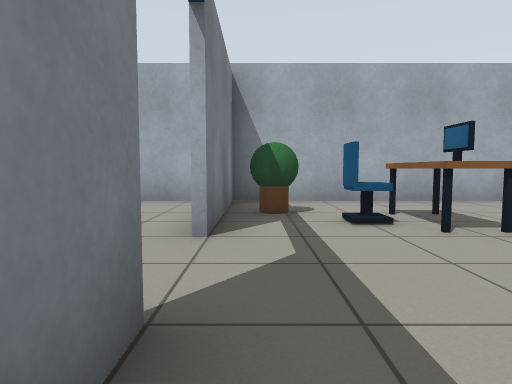
View 1 (above)

24 first-person views from a walk through a robot-simulator world made for Gazebo. The camera is 0.72 m above the floor, tilts 4° down and sees 75° across. The floor is counted in squares, 1 m on a side. Each view is taken from the middle of a square. On the plan, view 1 faces up. The plan holds only what a view shows up to about 10 squares ahead; the rest is blank.

View 2
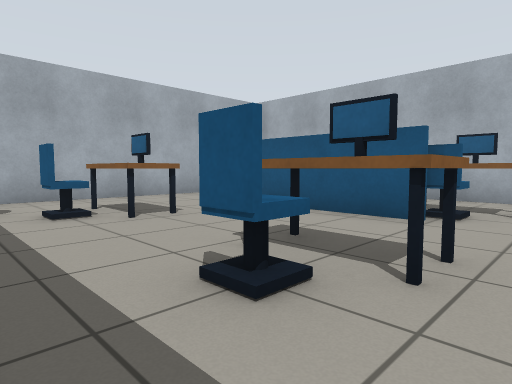

View 3
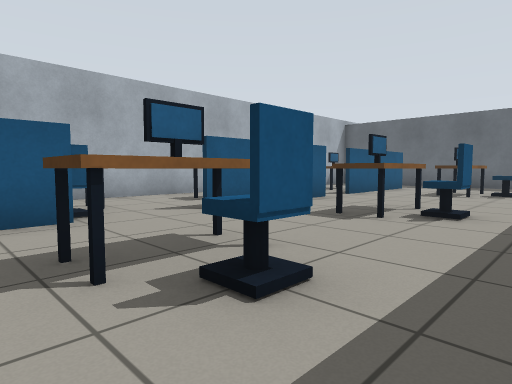

View 4
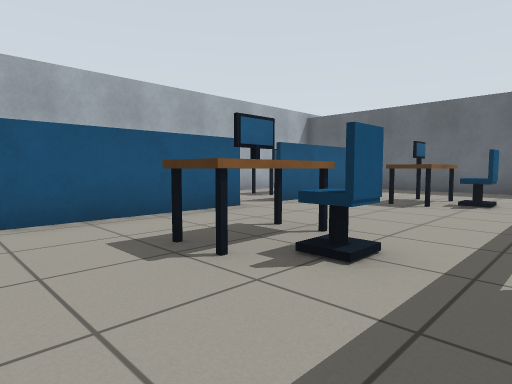

View 5
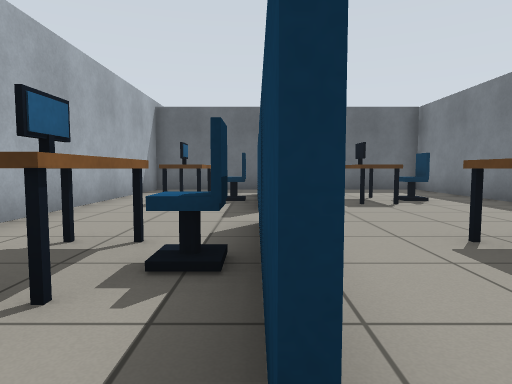

View 6
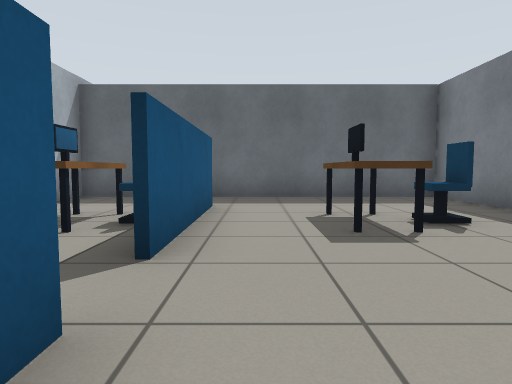

View 7
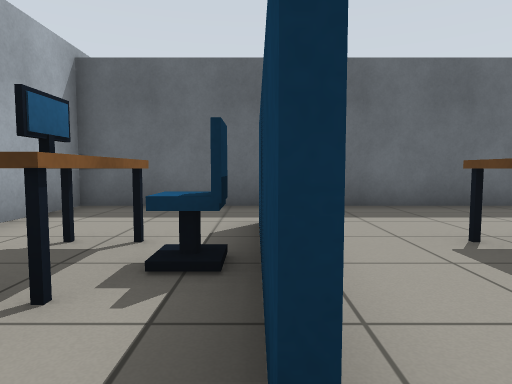

View 8
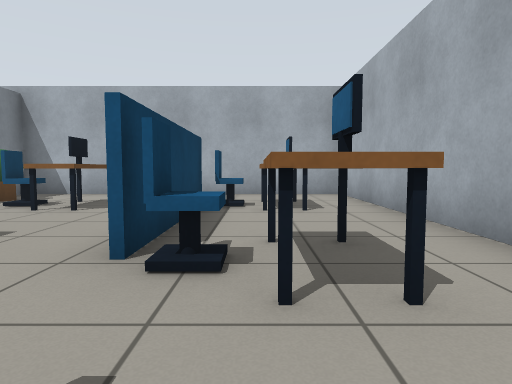

View 9
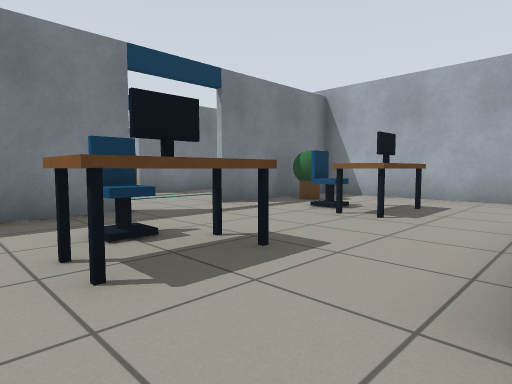

View 10
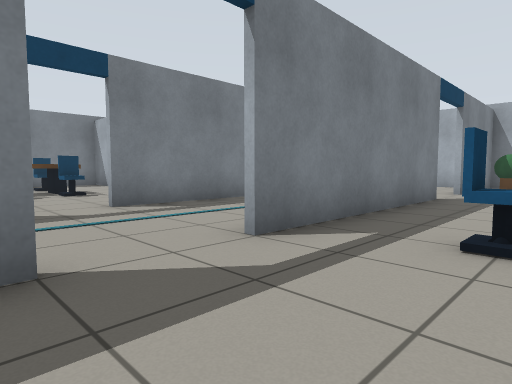

View 11
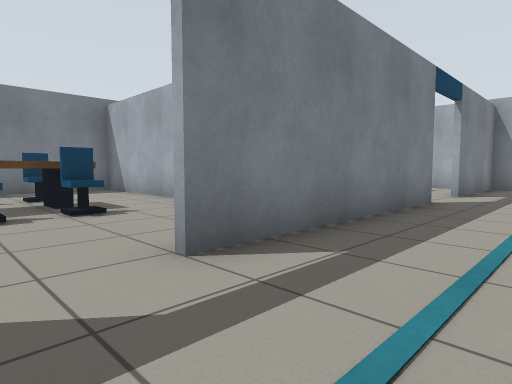

View 12
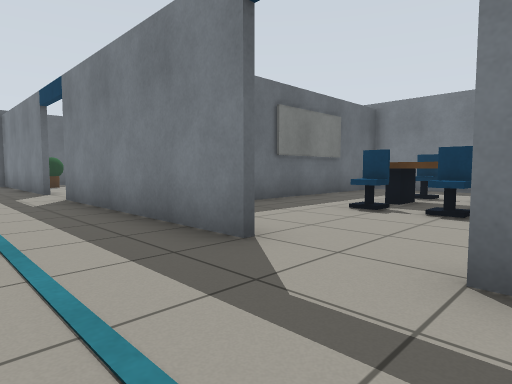

View 13
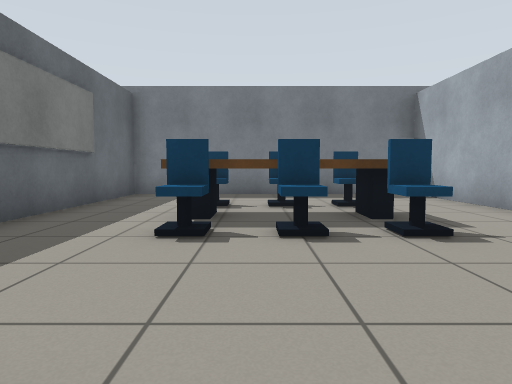

View 14
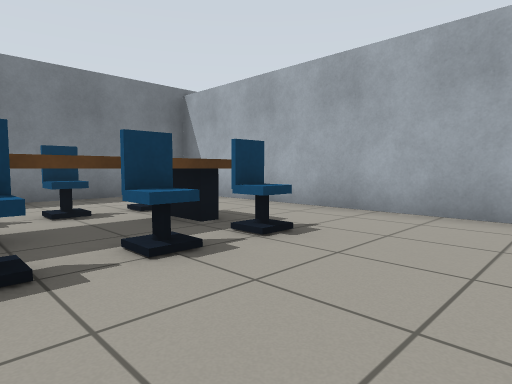

View 15
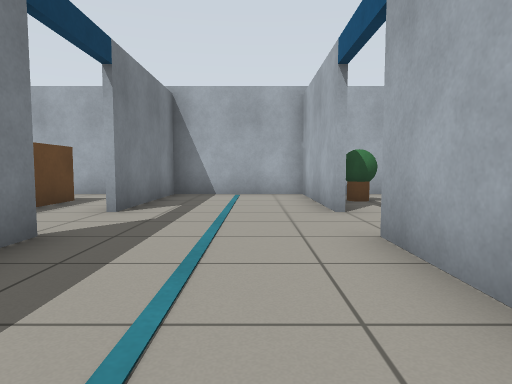

View 16
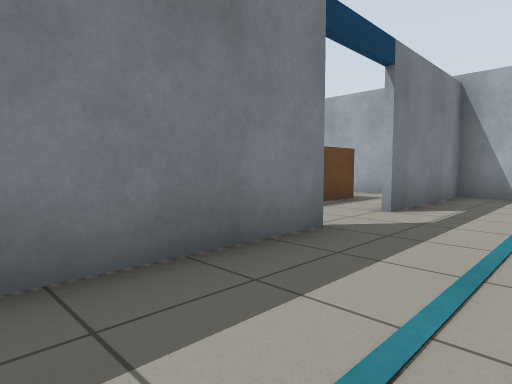

View 17
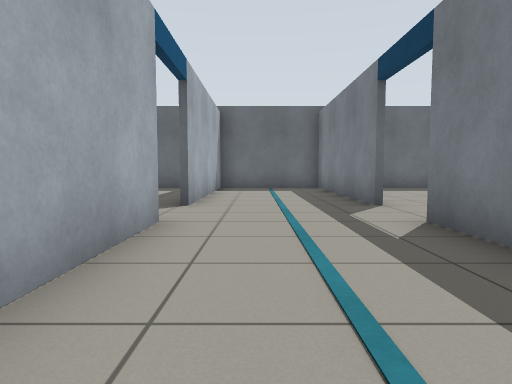

View 18
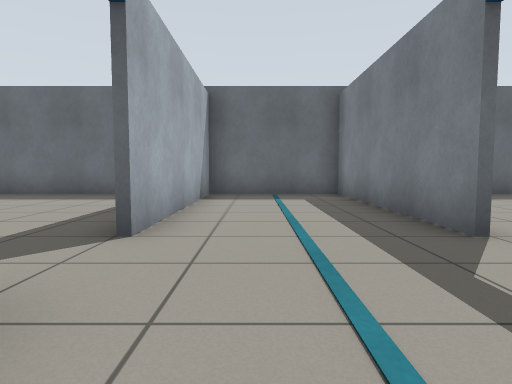

View 19
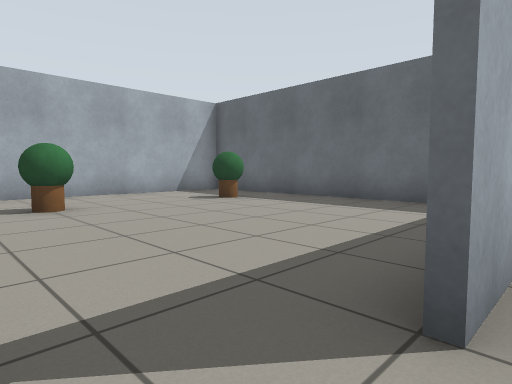

View 20
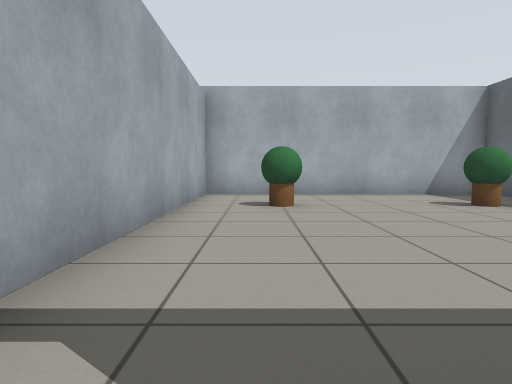

View 21
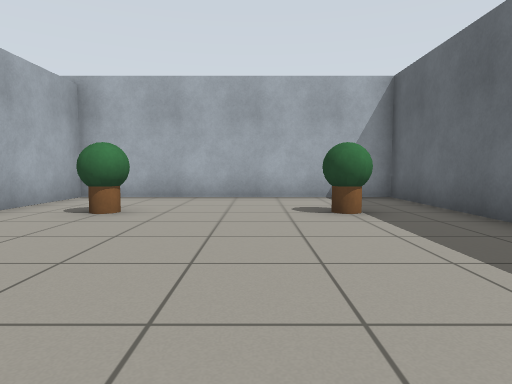

View 22
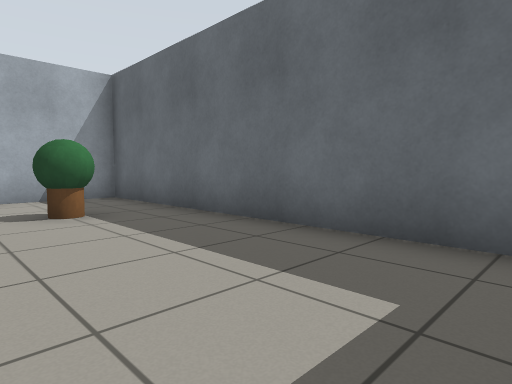

View 23
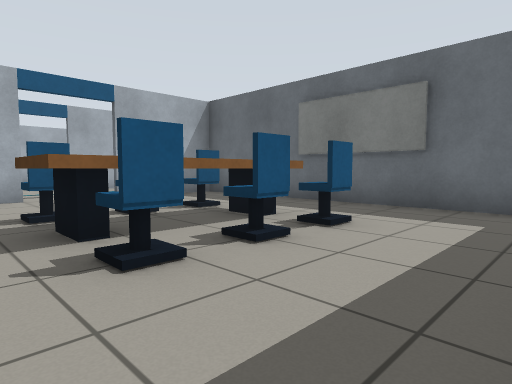

View 24
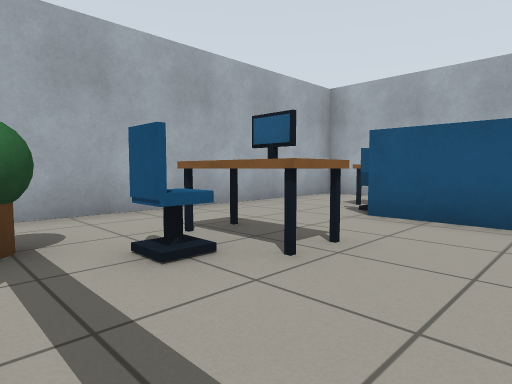

### Floor plan
Ten units are one square. View 1 is at (0, 0); x grows to the right and y downward. Boxes are objects, and circles mark ways between rooms. Rooms are numbered by the first view taken in them; rooms with no view inside come last. Other rooms are left out.
<svg viewBox="-139 -80 229 289">
<path fill="none" stroke="#000" d="M48 25 48 15M50 15 50 24M48 -14 48 -35M48 55 48 44M50 65 50 74M48 75 48 65M50 -35 50 -14M-5 -16 -5 45M-5 64 -5 124 85 124M48 105 48 94M-5 -75 -5 -35M84 120 84 -74 -11 -74M-43 64 -43 125M-7 4 -7 -15M-7 125 -7 96M-43 -16 -43 45M-43 144 -43 204 -7 204 -7 145M-7 -35 -7 -75M-11 -74 -43 -74 -43 -35M-45 46 -45 40M-56 16 -134 16 -134 94 -51 94M85 126 8 126M4 204 84 204 84 120"/>
<rect x="-5" y="-65" width="10" height="20" fill="#bbb"><title>green ball</title></rect>
<rect x="5" y="75" width="10" height="10" fill="#bbb"><title>blue box</title></rect>
<rect x="5" y="25" width="10" height="10" fill="#bbb"><title>blue box</title></rect>
<rect x="5" y="-15" width="10" height="10" fill="#bbb"><title>blue box</title></rect>
<rect x="5" y="-55" width="10" height="10" fill="#bbb"><title>blue box</title></rect>
<rect x="15" y="75" width="10" height="20" fill="#bbb"><title>blue box</title></rect>
<rect x="15" y="25" width="10" height="20" fill="#bbb"><title>blue box</title></rect>
<rect x="15" y="-15" width="10" height="20" fill="#bbb"><title>blue box</title></rect>
<rect x="15" y="-55" width="10" height="20" fill="#bbb"><title>blue box</title></rect>
<rect x="25" y="85" width="10" height="10" fill="#bbb"><title>blue box</title></rect>
<rect x="25" y="75" width="10" height="10" fill="#bbb"><title>brown box</title></rect>
<rect x="25" y="35" width="10" height="10" fill="#bbb"><title>blue box</title></rect>
<rect x="25" y="25" width="10" height="10" fill="#bbb"><title>brown box</title></rect>
<rect x="25" y="-5" width="10" height="10" fill="#bbb"><title>blue box</title></rect>
<rect x="25" y="-15" width="10" height="10" fill="#bbb"><title>brown box</title></rect>
<rect x="25" y="-45" width="10" height="10" fill="#bbb"><title>blue box</title></rect>
<rect x="25" y="-55" width="10" height="10" fill="#bbb"><title>brown box</title></rect>
<rect x="45" y="75" width="10" height="20" fill="#bbb"><title>blue box</title></rect>
<rect x="45" y="25" width="10" height="20" fill="#bbb"><title>blue box</title></rect>
<rect x="45" y="-15" width="10" height="10" fill="#bbb"><title>blue box</title></rect>
<rect x="45" y="-45" width="10" height="10" fill="#bbb"><title>blue box</title></rect>
<rect x="55" y="75" width="10" height="20" fill="#bbb"><title>blue box</title></rect>
<rect x="55" y="25" width="10" height="20" fill="#bbb"><title>blue box</title></rect>
<rect x="55" y="-15" width="10" height="20" fill="#bbb"><title>blue box</title></rect>
<rect x="55" y="-55" width="10" height="20" fill="#bbb"><title>other object</title></rect>
<rect x="65" y="85" width="10" height="10" fill="#bbb"><title>blue box</title></rect>
<rect x="65" y="75" width="10" height="10" fill="#bbb"><title>brown box</title></rect>
<rect x="65" y="35" width="10" height="10" fill="#bbb"><title>blue box</title></rect>
<rect x="65" y="25" width="10" height="10" fill="#bbb"><title>brown box</title></rect>
<rect x="65" y="-5" width="10" height="10" fill="#bbb"><title>blue box</title></rect>
<rect x="65" y="-15" width="10" height="10" fill="#bbb"><title>brown box</title></rect>
<rect x="65" y="-45" width="10" height="10" fill="#bbb"><title>other object</title></rect>
<rect x="65" y="-55" width="10" height="10" fill="#bbb"><title>other object</title></rect>
<rect x="-115" y="65" width="10" height="10" fill="#bbb"><title>blue box</title></rect>
<rect x="-115" y="45" width="10" height="10" fill="#bbb"><title>blue box</title></rect>
<rect x="-115" y="35" width="10" height="10" fill="#bbb"><title>blue box</title></rect>
<rect x="-105" y="65" width="10" height="10" fill="#bbb"><title>blue box</title></rect>
<rect x="-105" y="45" width="10" height="20" fill="#bbb"><title>blue box</title></rect>
<rect x="-105" y="35" width="10" height="10" fill="#bbb"><title>blue box</title></rect>
<rect x="-95" y="35" width="10" height="40" fill="#bbb"><title>brown box</title></rect>
<rect x="-85" y="65" width="10" height="10" fill="#bbb"><title>blue box</title></rect>
<rect x="-85" y="45" width="10" height="10" fill="#bbb"><title>blue box</title></rect>
<rect x="-85" y="35" width="10" height="10" fill="#bbb"><title>blue box</title></rect>
<rect x="45" y="175" width="20" height="20" fill="#bbb"><title>green ball</title></rect>
<rect x="45" y="135" width="20" height="20" fill="#bbb"><title>green ball</title></rect>
<circle cx="-10" cy="-25" r="3" fill="#2a7"/>
<circle cx="-10" cy="55" r="3" fill="#2a7"/>
<circle cx="-40" cy="55" r="3" fill="#2a7"/>
<circle cx="-10" cy="135" r="3" fill="#2a7"/>
<text x="40" y="20">1</text>
<text x="-30" y="60">2</text>
<text x="-90" y="50">3</text>
<text x="40" y="160">4</text>
</svg>
Room 1 opens to room 2. Room 2 opens to room 3. Room 2 opens to room 4.

Where each view was taken, in squares from view 1:
view 1: 0 up, 0 right, facing up
view 2: 1 down, 0 right, facing up-right
view 3: 2 up, 0 right, facing down-right
view 4: 1 down, 0 right, facing down-right
view 5: 1 down, 5 right, facing down
view 6: 4 down, 4 right, facing down
view 7: 6 down, 5 right, facing down
view 8: 2 down, 6 right, facing up
view 9: 1 down, 5 right, facing up-left
view 10: 7 down, 2 right, facing up-left
view 11: 6 down, 2 left, facing up-left
view 12: 4 down, 2 left, facing down-left
view 13: 6 down, 4 left, facing left
view 14: 7 down, 5 left, facing up-left
view 15: 2 down, 2 left, facing up
view 16: 2 down, 2 left, facing up-left
view 17: 8 down, 2 left, facing down
view 18: 11 down, 2 left, facing down
view 19: 13 down, 1 left, facing down-right
view 20: 14 down, 1 left, facing right
view 21: 17 down, 0 right, facing right
view 22: 17 down, 0 right, facing down-right
view 23: 3 down, 13 left, facing down-right
view 24: 2 up, 0 right, facing up-right
